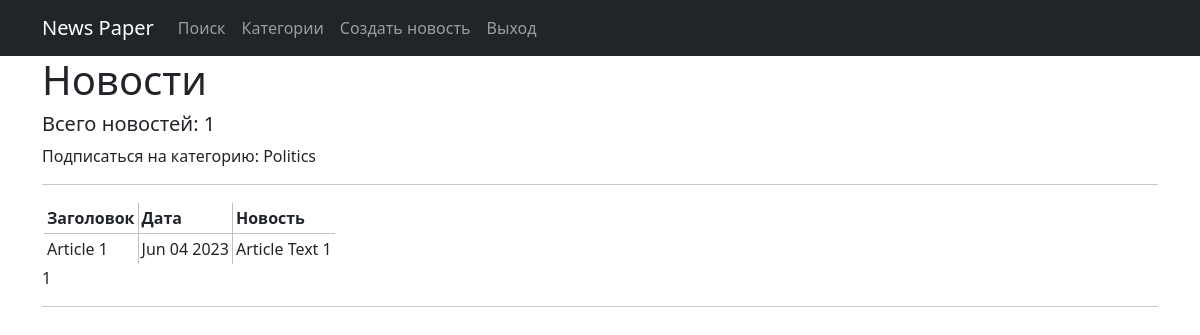
Page /news/category/25 (signed in) on the earlier database version.
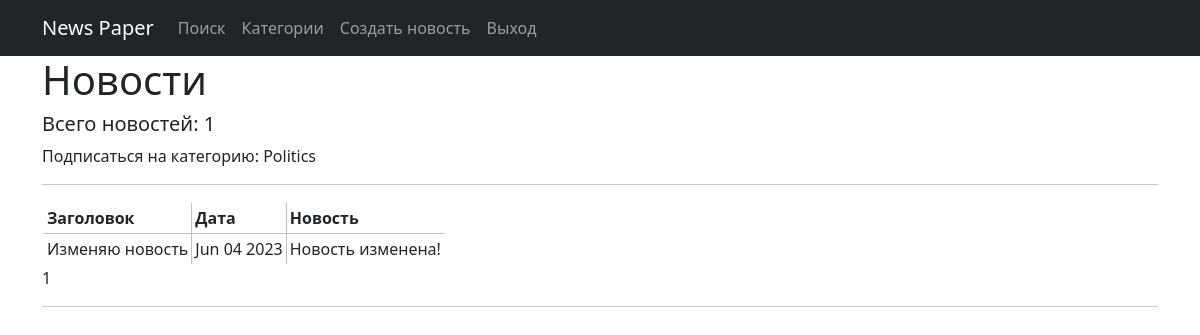
Same page on the later database version.
### news/models.py (models this page shows, shortened)
class Category(models.Model):
    category_name = models.CharField(max_length=255, unique=True)
    subscribers = models.ManyToManyField(User, related_name='categories')
    def __str__(self):
        return f'{self.category_name}'

class Post(models.Model):
    ARTICLE = 'AR'
    NEWS = 'NW'
    POST_TYPE = [(ARTICLE, 'Статья'), (NEWS, 'Новость')]
    autor = models.ForeignKey(Author, on_delete=models.CASCADE)
    post_type = models.CharField(max_length=2, choices=POST_TYPE, default=ARTICLE)
    post_data_time = models.DateTimeField(auto_now_add=True)
    post_categories = models.ManyToManyField(Category, through="PostCategory")
    post_title = models.TextField()
    post_text = models.TextField()
    rating = models.IntegerField(default=0)

### news/views.py (the view, shortened to what this page needs)
# urls.py: path('category/<int:pk>', PostCategoryView.as_view(), name='category'),
class PostCategoryView(ListView):
    model = Post
    template_name = 'category_list.html'
    context_object_name = 'posts'
    ordering = '-post_data_time'
    paginate_by = 10
    def get_queryset(self):
        self.id = resolve(self.request.path_info).kwargs['pk']
        queryset = Post.objects.filter(post_categories=Category.objects.get(id=self.id))
        return queryset
    def get_context_data(self, **kwargs):
        context = super().get_context_data(**kwargs)
        user = self.request.user
        category = Category.objects.get(id=self.id)
        subscribed = category.subscribers.filter(email=user.email)
        context['category'] = category
        if subscribed:
            context['subscribed'] = 1
        return context

### news/templatetags/custom_filters.py (called while the page is built)
@register.filter(name='censor')
def censor(value):
    text = x
    cens_text = str(value)
    for word in text.split():
        if word in cens_text:
            cens_text = cens_text.replace(str(word), len(str(word)) * '*')
    return cens_text

### templates/category_list.html (shortened to what this page needs)
{% extends 'flatpages/default.html' %}
{% load custom_filters %}
{% block content %}
   <h1>Новости</h1>
   <h5>Всего новостей: {{ posts|length }}</h5>
                {% if subscribed %}
                <a class="nav-link" href="/news/unsubscribe/{{category.id}}">Отписаться от: {{category}}</a>
                {% else %}
                <a class="nav-link" href="/news/subscribe/{{category.id}}">Подписаться на категорию: {{category}}</a>
                {% endif %}
   <hr>
   {% if posts %}
       <table>
           <tr>
               <td><b>Заголовок</b></td>
               <td><b>Дата</b></td>
               <td><b>Новость</b></td>
           </tr>
           {% for post in posts %}
           <tr>
               <td><a class="nav-link" href=/news/{{post.id}}>{{ post.post_title|truncatewords:4|censor }}</a></td>
               <td>{{ post.post_data_time|date:'M d Y' }}</td>
               <td>{{ post.post_text|truncatewords:20|censor }}</td>
           </tr>
           {% endfor %}
       </table>
   {% else %}
       <h2>Новостей нет!</h2>
   {% endif %}
   {{ page_obj.number }}
<hr>
{% endblock content %}

### templates/flatpages/default.html (shortened to what this page needs)
<!DOCTYPE html>
<html lang="en">
    <head>
        {% load static %}
        <link href="{% static 'css/styles.css' %}" rel="stylesheet" />
    </head>
    <body>
        <nav class="navbar navbar-expand-lg navbar-dark bg-dark static-top">
   <div class="container">
       <a class="navbar-brand" href="/news/">News Paper</a>
       <div class="collapse navbar-collapse" id="navbarResponsive">
           <ul class="navbar-nav ml-auto">
               <li class="nav-item active">
                   <a class="nav-item">
                   <a class="nav-link" href="/news/search">Поиск</a>
               </li>
               <li class="nav-item active">
                   <a class="nav-item">
                   <a class="nav-link" href="/news/category/">Категории</a>
               </li>
               <li class="nav-item">
                   {% if not is_not_author %}
                   <a class="nav-link" href="/news/create">Создать новость</a>
                   {% endif %}
               </li>
               <li class="nav-item">
                   {% if not is_not_common %}
                   <a class="nav-link" href="/accounts/logout">Выход</a>
                   {% endif %}
               </li>
           </ul>
       </div>
   </div>
</nav>
        <div class="container">
   <div class="row">
       <div class="col-lg-12 text-left">
           {% block content %}{% endblock content %}
       </div>
   </div>
</div>
    </body>
</html>

### templates/flatpages/default.html (style rules this page uses)
BODY { background: white; }
TABLE { border-collapse: collapse; border: 2px solid white; }
TD, TH { padding: 3px; border: 1px solid silver ; text-align: left; }

Differences in the rows shown:
changed Post: post_title|censor "Article 1" → "Изменяю новость"; post_text|censor "Article Text 1" → "Новость изменена!"
